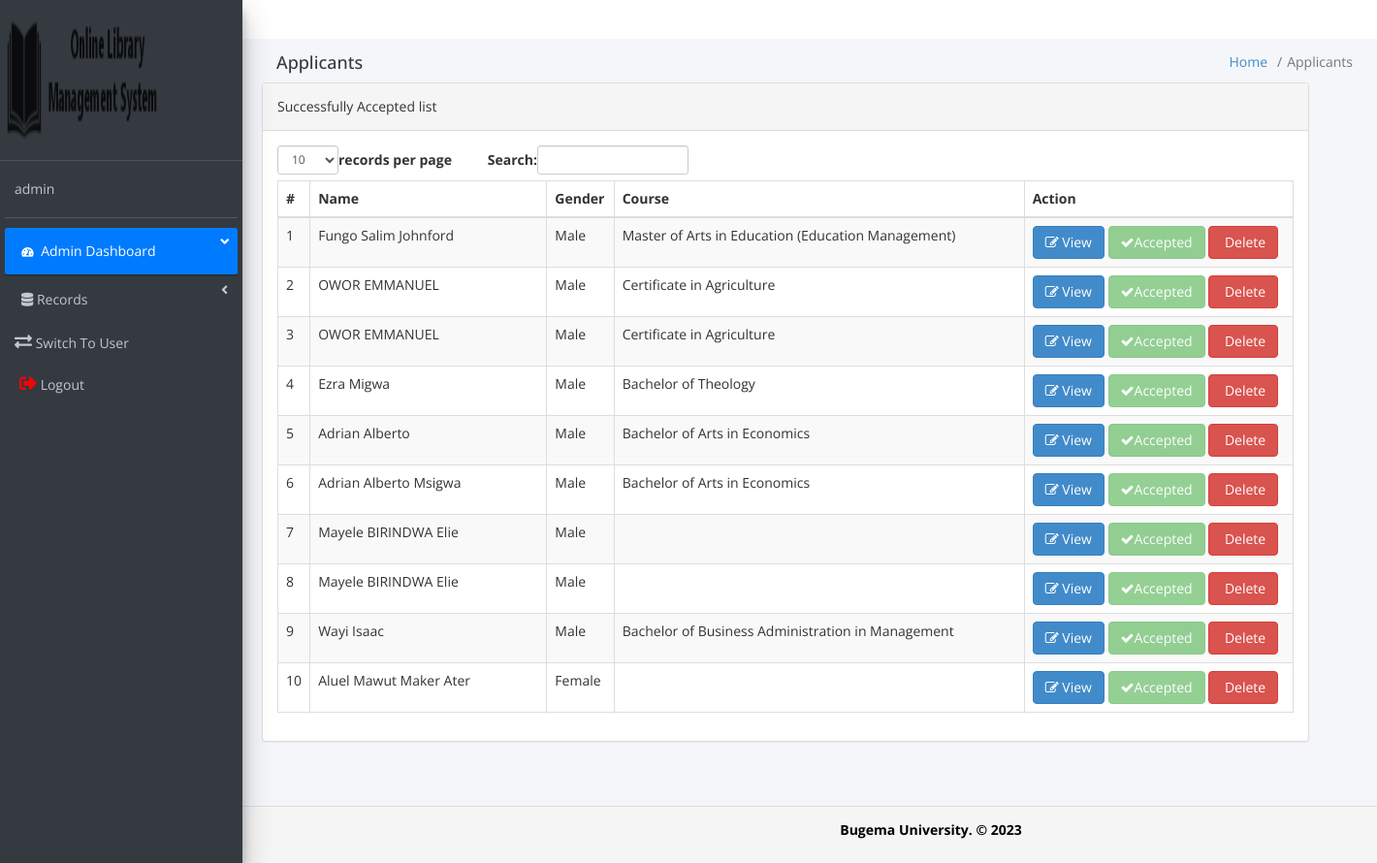
/admin/succ_app.php (signed in), run on the app's committed database.
### tables this page shows
CREATE TABLE `application_form` (
  `id` int UNSIGNED NOT NULL,
  `full_name` varchar(255) NOT NULL,
  `date_of_birth` date NOT NULL,
  `email` varchar(255) NOT NULL,
  `mobile_number` varchar(20) NOT NULL,
  `gender` enum('Male','Female','Others') NOT NULL,
  `country` varchar(250) NOT NULL,
  `id_type` enum('None','National ID','Passport') NOT NULL,
  `id_number` varchar(20) NOT NULL,
  `religion` varchar(255) NOT NULL,
  `location` enum('Main Campus','Kampala Campus','Arua Campus','Mbale Campus','Kasese Campus') NOT NULL,
  `time` enum('Regular','In-Service') NOT NULL,
  `school` varchar(255) NOT NULL,
  `level` varchar(255) NOT NULL,
  `course` varchar(255) NOT NULL,
  `type` varchar(255) NOT NULL,
  `document` varchar(255) NOT NULL,
  `bu` varchar(255) NOT NULL,
  `kabu` varchar(255) NOT NULL,
  `app_id` varchar(255) NOT NULL,
  `status` int NOT NULL,
  `created_at` timestamp NOT NULL DEFAULT CURRENT_TIMESTAMP
);

### admin/acc_table.php (the view, shortened to what this page needs)
<!DOCTYPE html>
<html xmlns="http://www.w3.org/1999/xhtml">
<head>
    <link href="assets/css/bootstrap.css" rel="stylesheet" />
    <link href="assets/css/font-awesome.css" rel="stylesheet" />
    <link href="assets/js/dataTables/dataTables.bootstrap.css" rel="stylesheet" />
    <link href="assets/css/style.css" rel="stylesheet" />
</head>
<body>
            <div class="row">
                <div class="col-md-12 pt-2">
                    <div class="panel panel-default">
                        <div class="panel-heading">
                           Successfully Accepted list
                        </div>
                        <div class="panel-body">
                        <div class="table-responsive">
                    <table class="table table-striped table-bordered table-hover" id="dataTables-example">
                        <thead>
                            <tr>
                                <th>#</th>
                                <th>Name</th>
                                <th>Gender</th>
                                <th>Course</th>
                                <th>Action</th>
                            </tr>
                        </thead>
                        <tbody>
                            <?php
                            require_once 'config.php';
                            $sql = "SELECT * FROM application_form WHERE status = 1";
                            $result = mysqli_query($conn, $sql);
                            if (mysqli_num_rows($result) > 0) {
                                $i = 1;
                                while($row = mysqli_fetch_assoc($result)) {
                                    echo "<tr class='odd gradeX'>";
                                    echo "<td class='center'>" . $i . "</td>";
                                    echo "<td class='center'>" . $row["full_name"] . "</td>";
                                    echo "<td class='center'>" . $row["gender"] . "</td>";
                                    echo "<td class='center'>" . $row["course"] . "</td>";
                                    echo "<td class='center'>";
                                    echo "<button type='button' class='btn btn-primary' data-toggle='modal' data-target='#editModal" . $row["id"] . "'><i class='fa fa-edit'></i> View</button>";
                                echo "<div class='modal' id='editModal" . $row["id"] . "'>
                                                            <p><strong>Application ID: </strong>" . $row["app_id"] . "</p>
                                                            <p><strong>Full Name: </strong>" . $row["full_name"] . "</p>
                                                            <p><strong>Date of Birth: </strong>" . $row["date_of_birth"] . "</p>
                                                            <p><strong>Email: </strong>" . $row["email"] . "</p>
                                                            <p><strong>Mobile Number: </strong>" . $row["mobile_number"] . "</p>
                                                            <p><strong>Gender: </strong>" . $row["gender"] . "</p>
                                                            <p><strong>Country: </strong>" . $row["country"] . "</p>
                                                            <p><strong>ID Type: </strong>" . $row["id_type"] . "</p>
                                                            <p><strong>ID Number: </strong>" . $row["id_number"] . "</p>
                                                            <p><strong>Campus: </strong>" . $row["location"] . "</p>
                                                            <p><strong>Session: </strong>" . $row["time"] . "</p>
                                                            <p><strong>School: </strong>" . $row["school"] . "</p>
                                                            <p><strong>Level: </strong>" . $row["level"] . "</p>
                                                            <p><strong>Course: </strong>" . $row["course"] . "</p>
                                                            <p><strong>Know about BU: </strong>" . $row["bu"] . "</p>
                                                            <p><strong>Source: </strong>" . $row["kabu"] . "</p>
                                                            <input type='hidden' name='app_id' value='" . $row["app_id"] . "'>
                                        </div>
                                    </div>";
                                    echo "<a href='' onclick='return confirm('Are you sure you want to delete?');'' >  <button class='btn btn-success disabled'><i class='fa fa-check'></i>Accepted</button>";
                                    echo "<a href='del_succ.php?id=" . $row["id"] . "' onclick='return confirm(\"Are you sure you want to delete?\");'> <button class='btn btn-danger'><i class='fa fa-remove'></i> Delete</button></a>";
                                    echo "</td>";
                                    echo "</tr>";
                                    $i++;
                                }
                            } else {
                                echo "<tr><td colspan='4' class='text-center'>No records found.</td></tr>";
                            }
                            ?>
</body>
</html>

### data on the page
application_form: full_name "Fungo Salim Johnford", gender "Male", course "Master of Arts in Education (Education Management)"
application_form: full_name "OWOR EMMANUEL", gender "Male", course "Certificate in Agriculture"
application_form: full_name "OWOR EMMANUEL", gender "Male", course "Certificate in Agriculture"
application_form: full_name "Ezra Migwa", gender "Male", course "Bachelor of Theology"
application_form: full_name "Adrian Alberto", gender "Male", course "Bachelor of Arts in Economics"
application_form: full_name "Adrian Alberto Msigwa", gender "Male", course "Bachelor of Arts in Economics"
application_form: full_name "Mayele BIRINDWA Elie", gender "Male"
application_form: full_name "Mayele BIRINDWA Elie", gender "Male"
application_form: full_name "Wayi Isaac", gender "Male", course "Bachelor of Business Administration in Management"
application_form: full_name "Aluel Mawut Maker Ater", gender "Female"

### other printed values
$username "admin"
